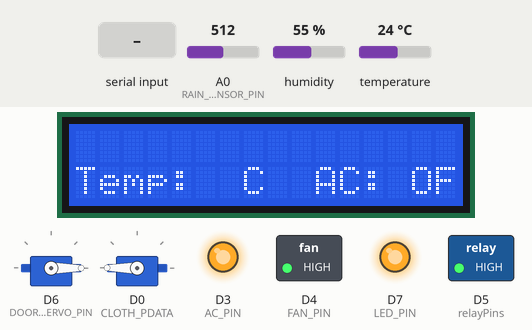
The sketch below on a simulated ESP8266 (NodeMCU). On the bench: 2 × servo, 16×2 character LCD, switched loads named in the sketch (green lamp = pin HIGH), output pins drawn as LEDs (lit = HIGH). Inputs (shaded band) come from the test bench; at power-on: temperature 24 °C, A0 (RAIN_SENSOR_PIN) = 512, humidity 55 %. WiFi joins after 1.5 s; servers stay silent unless stated; uploads are accepted with an empty reply; what the sketch prints to the serial monitor is not drawn.

Above: at 5.2 s.
5.3 s: temperature set to 29 °C
7.6 s: temperature set to 32 °C
At 9.3 s:
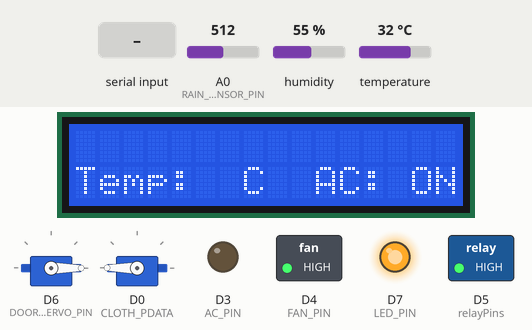
10.2 s: "#" received over Serial
At 11.1 s:
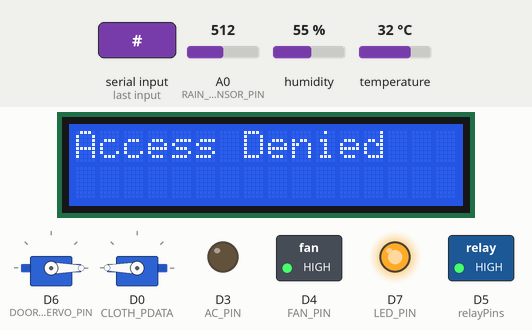
14.3 s: "Light" received over Serial
At 14.7 s:
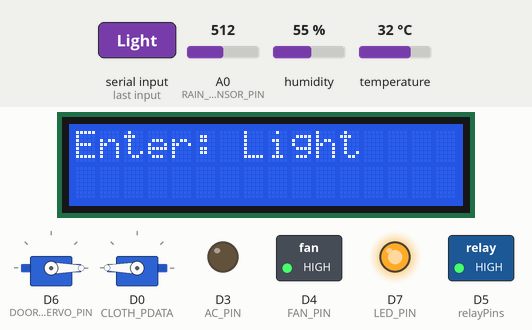
15.8 s: "Fan" received over Serial
At 16.4 s:
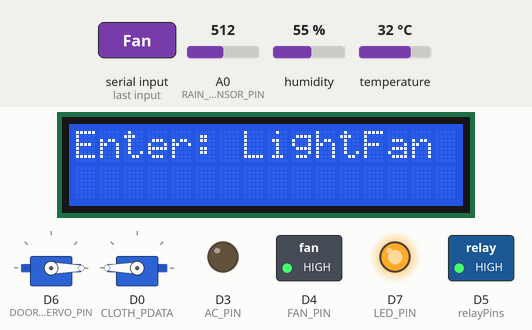
17.3 s: "AC" received over Serial
At 17.32 s:
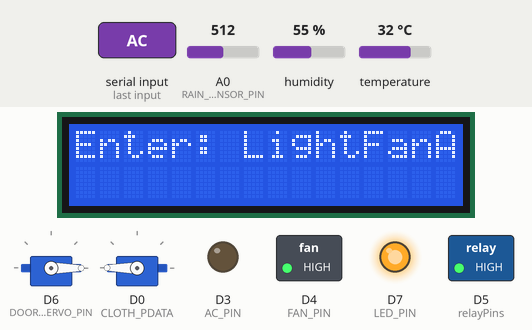
Timing chart, 0 to 19.8 s (numbered marks = the images above; inputs shaded):
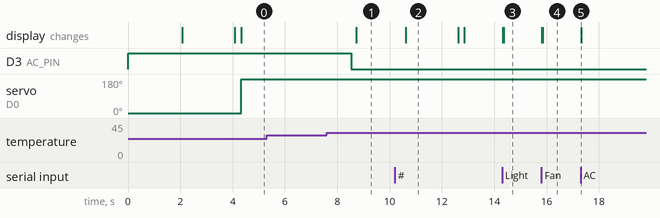

The sketch:

Esp2.ino
```cpp
#include <ESP8266WiFi.h>
#include <ESP8266HTTPClient.h>
#include <ArduinoJson.h>
#include <Servo.h>
#include <LiquidCrystal_I2C.h>
#include <DHT.h>
#include <DHT_U.h>


#define DHT_PIN D8
#define DHT_TYPE DHT11
#define RAIN_SENSOR_PIN A0

DHT dht(DHT_PIN, DHT_TYPE);

float temperature = 0.0;
const float TEMP_THRESHOLD = 30.0;
int rainThreshold = 1024;

const char* ssid = "alienware D5";
const char* password = "9999oooo";
const char* serverUrl = "http://192.168.32.132:8080/api/relays/";

const int LED_PIN = D7;
const int AC_PIN = D3;
const int FAN_PIN = D4;
const int LED2 = D5;
const int DOOR_SERVO_PIN = D6;
const int CLOTH_PDATA = D0;


Servo clothServo;
Servo doorServo;
LiquidCrystal_I2C lcd(0x3F, 16, 2);


bool relayStates[] = { HIGH, HIGH, HIGH, HIGH };
const int relayPins[] = { LED_PIN, AC_PIN, FAN_PIN, LED2 };
bool manualControl[] = { 0, 0, 0, 0 };


String enteredPassword = "";
const String correctPassword = "22222";

WiFiClient client;

static bool isKeypadActive = false;
bool currentACState = false;
bool currentClothState = false;

void setup() {
  Serial.begin(9600);


  for (int i = 0; i < 4; i++) {
    pinMode(relayPins[i], OUTPUT);
    digitalWrite(relayPins[i], HIGH);
  }

  dht.begin();

  doorServo.attach(DOOR_SERVO_PIN);
  doorServo.write(0);

  clothServo.attach(CLOTH_PDATA);
  clothServo.write(0);

  lcd.begin();
  lcd.backlight();
  lcd.clear();

  WiFi.begin(ssid, password);
  while (WiFi.status() != WL_CONNECTED) {
    delay(1000);
    Serial.println("Connecting to WiFi...");
  }

  Serial.println("Connected to WiFi");
  lcd.print("WiFi Connected");
  delay(2000);
  lcd.clear();
}

void loop() {
  if (Serial.available() > 0) {
    isKeypadActive = true;
    handleESP1Input();
  } else if (!isKeypadActive) {
    fetchWebData();
    monitorTemperature();
    monitorRainSensor();
    sendTemperatureToServer();
  }
}

void handleESP1Input() {
  char receivedChar = Serial.read();

  if (receivedChar == 'C') {
    if (enteredPassword.length() > 0) {
      enteredPassword.remove(enteredPassword.length() - 1);
    }
  } else if (receivedChar == 'D') {
    enteredPassword = "";
  } else if (receivedChar == '#') {
    if (enteredPassword == correctPassword) {
      lcd.clear();
      lcd.print("Access Granted");
      openDoor();
    } else {
      lcd.clear();
      lcd.print("Access Denied");
      delay(2000);
    }
    enteredPassword = "";
    isKeypadActive = false;
  } else {
    enteredPassword += receivedChar;
  }

  lcd.clear();
  lcd.print("Enter: ");
  lcd.print(enteredPassword);
}

// Fetch relay states from the server
void fetchWebData() {
  if (WiFi.status() == WL_CONNECTED) {
    HTTPClient http;
    http.begin(client, serverUrl);

    int httpResponseCode = http.GET();
    if (httpResponseCode > 0) {
      String response = http.getString();
      if (response.length() < 7000) {
        Serial.println("Relay states fetched successfully");
      }


      syncRelays(response);
    } else {
      Serial.println("Error fetching relay states: " + String(httpResponseCode));
    }

    http.end();
  } else {
    Serial.println("WiFi not connected.");
  }
}

void syncRelays(const String& response) {
  StaticJsonDocument<512> doc;


  DeserializationError error = deserializeJson(doc, response);
  if (error) {
    Serial.print("JSON parse failed: ");
    Serial.println(error.c_str());
    return;
  }


  for (JsonObject obj : doc.as<JsonArray>()) {
    String name = obj["name"];
    int state = obj["state"];
    int manual = obj["manualControl"];

    int relayIndex = getRelayIndex(name);
    if (relayIndex != -1) {

      manualControl[relayIndex] = manual;
      if (manualControl[relayIndex] == 1 || relayStates[relayIndex] != state ) {
        relayStates[relayIndex] = state;
        digitalWrite(relayPins[relayIndex], state == 1 ? LOW : HIGH);
        Serial.print(name);
        Serial.println(state == 1 ? ": ON" : ": OFF");


        lcd.setCursor(0, relayIndex);
        lcd.print(name + ": ");
        lcd.print(state == 1 ? "ON" : "OFF");
      }
    }

    if (currentACState == true && name == "AC") {
      if (state == 0) {
        currentACState = false;
      } else if (state == 1) {
        currentACState = true;
      }
    }
    if (name == "Door") {
      if (state == 1) {
        Serial.println("Web: Opening Door...");
        lcd.clear();
        lcd.print("Web: Door Open");
        doorServo.write(90);
      } else {
        Serial.println("Web: Closing Door...");
        lcd.clear();
        lcd.print("Web: Door Close");
        doorServo.write(0);
      }
    }
  }
}

void updateRelayState(const String& name, int state) {
  if (WiFi.status() == WL_CONNECTED) {

    HTTPClient http;
    http.begin(client, "http://192.168.32.132:8080/api/relays/updates");
    http.addHeader("Content-Type", "application/json");

    StaticJsonDocument<128> doc;
    doc["name"] = name;
    doc["state"] = state;

    String payload;
    serializeJson(doc, payload);

    int httpResponseCode = http.PUT(payload);
    if (httpResponseCode > 0) {
      Serial.println("Relay state updated successfully on the server");
    } else {
      Serial.print("Error updating relay state: ");
      Serial.println(httpResponseCode);
    }
    http.end();
  }
}


void monitorTemperature() {
  temperature = dht.readTemperature();
  if (isnan(temperature)) {
    lcd.clear();
    lcd.print("Sensor Error");
    return;
  }

  lcd.setCursor(0, 3);
  lcd.print("Temp: ");
  Serial.println(temperature);
  lcd.print(" C");

  if (!manualControl[1]) {
    if (temperature > TEMP_THRESHOLD && !currentACState) {

      currentACState = true;
      relayStates[1] = 1;
      digitalWrite(AC_PIN, LOW);
      Serial.println("AC Turned ON due to high temperature");
     updateRelayState("AC", 1);
    } else if (temperature <= TEMP_THRESHOLD && currentACState) {

      currentACState = false;
      relayStates[1] = 0;
      digitalWrite(AC_PIN, HIGH);
      Serial.println("AC Turned OFF due to low temperature");
      updateRelayState("AC", 0);
    }
    lcd.setCursor(10, 3);
    lcd.print("AC: ");
    lcd.print(currentACState ? "ON" : "OFF");
  }
}


void monitorRainSensor() {

  int rainValue = analogRead(RAIN_SENSOR_PIN);


  if (rainValue < rainThreshold && !currentClothState) {
    currentClothState = true;
    clothServo.write(180);
    Serial.println("Rain detected: Cloth Servo ON");
  } else if (rainValue >= rainThreshold && currentClothState) {
    currentClothState = false;
    clothServo.write(0);
    Serial.println("No rain: Cloth Servo OFF");
  }
}


void sendTemperatureToServer() {
  if (WiFi.status() == WL_CONNECTED) {
    HTTPClient http;
    http.begin(client, "http://192.168.32.132:8080/api/relays/temperature");
    http.addHeader("Content-Type", "application/json");

    StaticJsonDocument<128> doc;
    doc["temperature"] = temperature;

    String payload;
    serializeJson(doc, payload);

    int httpResponseCode = http.POST(payload);

    if (httpResponseCode > 0) {
      Serial.println("Temperature sent to server successfully");
      Serial.println("Response Code: " + String(httpResponseCode));
    } else {
      Serial.println("Error in sending temperature to server");
      Serial.println("Response Code: " + String(httpResponseCode));
    }
    http.end();
  }
}


int getRelayIndex(const String& name) {
  if (name == "Light") return 0;
  if (name == "AC") return 1;
  if (name == "Fan") return 2;
  if (name == "LED") return 3;
  return -1;
}

void openDoor() {
  doorServo.write(90);
  delay(10000);
  doorServo.write(0);
}
```

Measured:
- the behaviour switches between 30 and 31 °C on temperature (found by bisection; images 0 and 1)
- after the input at 5.3 s, every drawn part: stays the same
- after the input at 7.6 s, D3 (AC_PIN): HIGH → LOW after 0.93 s; the display: changes after 1.1 s (image 1)
- after the input at 10.2 s, the display: changes after 0.41 s (image 2)
- after the input at 14.3 s, the display: first changes at once (image 3 shows a later state)
- after the input at 15.8 s, the display: first changes at once (image 4 shows a later state)
- after the input at 17.3 s, the display: changes at once (image 5)
- what the display in image 2 shows lasts 2.0 s, from 10.6 s to 12.6 s
